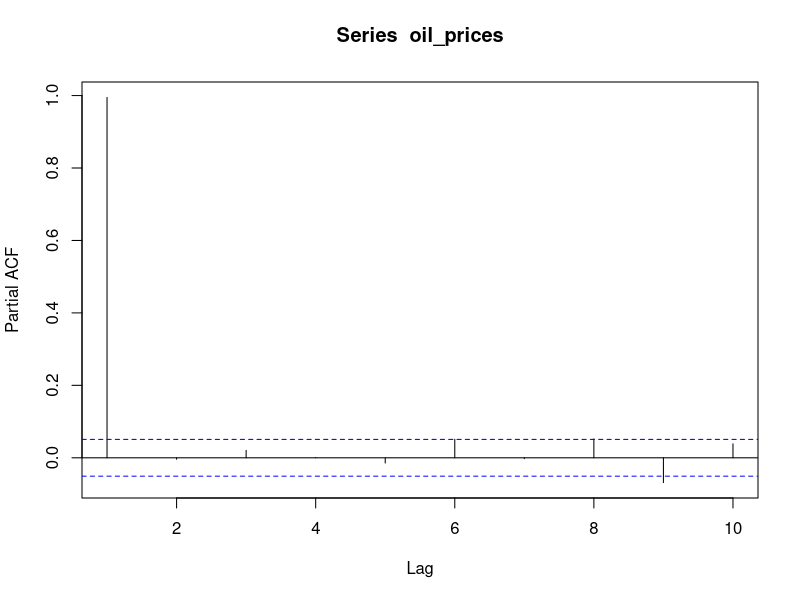
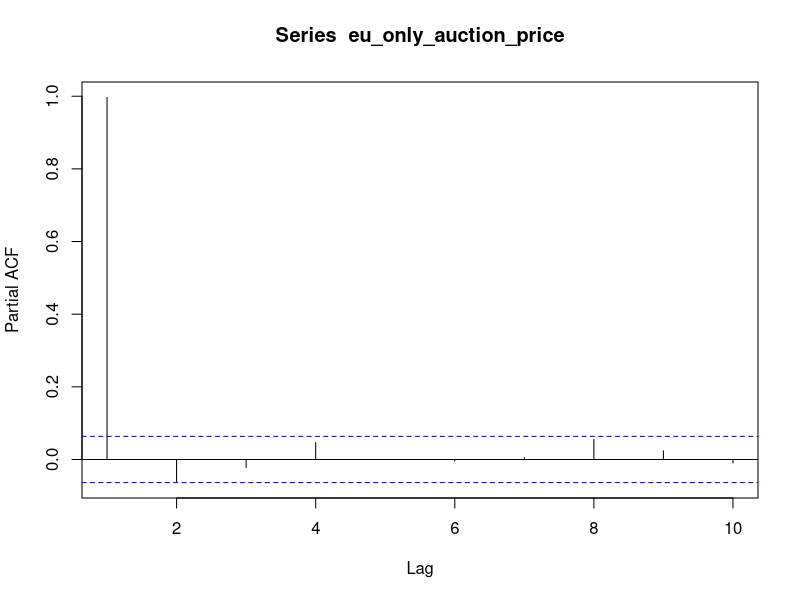

Recreate these plots in R, in order. (Note: this script raises an error after producing the figures.)
## ---- chunk 1
knitr::opts_chunk$set(echo = TRUE)
library(readxl)
library(tseries)
library(ggplot2)
library(tidyverse)
library(reshape2)
library(car)
library(lubridate)

## ---- chunk 2
brent_crude_prices<- read_excel("brent_crude_prices.xlsx")
co2_emissions_data<-read.csv("co2_emission.csv")
ftse<- read.csv("FTSE 100 Historical Data.csv")
eu_ets_data<-read_excel("EU-ETS-data.xlsx")
## ---- chunk 3
eu_ets_data$Date<- as.Date(eu_ets_data$Date)
brent_crude_prices$Date<- as.Date(brent_crude_prices$Date)
ftse$Date<- as.Date(ftse$Date)
## ---- chunk 4
auction_and_oil<- merge(x=eu_ets_data,y=brent_crude_prices, 
                         by="Date", all.x=TRUE) 

auction_and_oil<-auction_and_oil |> filter(is.na(auction_and_oil$`Europe Brent Spot Price FOB (Dollars per Barrel)`)==FALSE)

oil_prices<- auction_and_oil$`Europe Brent Spot Price FOB (Dollars per Barrel)`
pacf(oil_prices, lag=10, pl=TRUE)

ets_stock_and_oil_data<- merge(x=auction_and_oil, y= ftse, by='Date', all.x=TRUE)
## ---- chunk 5
#First let's change auction name to just have EU, DE, PL or EUAA:

ets_stock_and_oil_data<- ets_stock_and_oil_data |> mutate(
                AuctionType = ifelse(str_detect(`Auction Name`, "EUAA")==TRUE,
                                                                        "EUAA",
                                                    str_sub(`Auction Name`,-2,)
), .after=`Auction Name`)
## ---- chunk 6
EU_only_auction<- ets_stock_and_oil_data |> filter(AuctionType=="EU") |> filter(
                                          is.na(`Auction Price €/tCO2`)==FALSE
)
eu_only_auction_price<-EU_only_auction$`Auction Price €/tCO2`

pacf(eu_only_auction_price, lag=10, pl=TRUE)

#Auction Price Lag
Auction_Price_lag<- EU_only_auction$`Auction Price €/tCO2`[2:length(EU_only_auction$`Auction Price €/tCO2`)-1]
Auction_Price_lag<- c(0,Auction_Price_lag)
Auction_Price_lag[length(Auction_Price_lag)]<-0
EU_only_with_lag<- EU_only_auction |> mutate(
                                          Auction_Price_lag= Auction_Price_lag, .after=`Auction Price €/tCO2`
)

#Maximum bid lag
Max_bid_lag<- EU_only_auction$`Maximum Bid €/tCO2`[2:length(EU_only_auction$`Maximum Bid €/tCO2`)-1]
Max_bid_lag<- c(0,Max_bid_lag)
Max_bid_lag[length(Max_bid_lag)]<-0
EU_only_with_lag<- EU_only_auction |> mutate(
                                          Max_bid_lag= Max_bid_lag, .after=`Maximum Bid €/tCO2`
)

#Avg bids per bidder lag
Avg_num_bids_per_bidder_lag<- EU_only_auction$`Average number of bids per bidder`[2:length(EU_only_auction$`Average number of bids per bidder`)-1]
Avg_num_bids_per_bidder_lag<- c(0,Avg_num_bids_per_bidder_lag)
Avg_num_bids_per_bidder_lag[length(Avg_num_bids_per_bidder_lag)]<-0
EU_only_with_lag<- EU_only_auction |> mutate(
                                          Avg_num_bids_per_bidder_lag= Avg_num_bids_per_bidder_lag, .after=`Maximum Bid €/tCO2`
)


EU_only_auction_variables_fit<- glm(`Auction Price €/tCO2`~ Auction_Price_lag+ `Auction Volume tCO2`+ `Maximum Bid €/tCO2`,
                            family=gaussian, data=EU_only_with_lag)

durbinWatsonTest(EU_only_auction_variables_fit)
summary(EU_only_auction_variables_fit)

#DW of 1.27. Not terrible. How do we push this up to acceptable levels?

#What about with oil prices?
EU_only_with_lag<- EU_only_with_lag |> rename(
                        oil_price = `Europe Brent Spot Price FOB (Dollars per Barrel)`
)

EU_only_oil_fit<- glm(`Auction Price €/tCO2`~ lag+ `Auction Volume tCO2`+ `Maximum Bid €/tCO2`+
                                    oil_price,
                            family=gaussian, data=EU_only_with_lag)
summary(EU_only_oil_fit)
durbinWatsonTest(EU_only_oil_fit)

pacf(EU_only_with_lag$oil_price, lag=20, pl=TRUE)

#So the difference in DW witha nd without oil prices isn't huge. Only 0.01 difference in the test statistic. 

## ---- chunk 7
DE_only_auction<-ets_stock_and_oil_data |> filter(AuctionType=="DE") |> filter(
                                          is.na(`Auction Price €/tCO2`)==FALSE
)
DE_only_auction_price<- DE_only_auction$`Auction Price €/tCO2`
pacf(DE_only_auction_price)


lag<- DE_only_auction$`Auction Price €/tCO2`[2:length(DE_only_auction$`Auction Price €/tCO2`)-1]
lag<- c(0,lag)
lag[length(lag)]<-0
DE_only_with_lag<- DE_only_auction |> mutate(
                                          lag= lag, .after=`Auction Price €/tCO2`
)

DE_only_auction_variables_fit<- glm(`Auction Price €/tCO2`~ lag+ `Auction Volume tCO2`+ `Maximum Bid €/tCO2`,
                            family=gaussian, data=DE_only_with_lag)

durbinWatsonTest(DE_only_auction_variables_fit)
summary(DE_only_auction_variables_fit)

#With oil prices:
DE_only_with_lag<- DE_only_with_lag |> rename(
                        oil_price = `Europe Brent Spot Price FOB (Dollars per Barrel)`
)

DE_only_oil_fit<- glm(`Auction Price €/tCO2`~ lag+ `Auction Volume tCO2`+ `Maximum Bid €/tCO2`+
                                    oil_price,
                            family=gaussian, data=DE_only_with_lag)
summary(DE_only_oil_fit)
durbinWatsonTest(DE_only_oil_fit)

pacf(DE_only_with_lag$oil_price, lag=20, pl=TRUE)

## ---- chunk 8
PL_only_auction<-ets_stock_and_oil_data |> filter(AuctionType=="PL") |> filter(
                                          is.na(`Auction Price €/tCO2`)==FALSE
)
PL_only_auction_price<- PL_only_auction$`Auction Price €/tCO2`
pacf(PL_only_auction_price)


lag<- PL_only_auction$`Auction Price €/tCO2`[2:length(PL_only_auction$`Auction Price €/tCO2`)-1]
lag<- c(0,lag)
lag[length(lag)]<-0
PL_only_with_lag<- PL_only_auction |> mutate(
                                          lag= lag, .after=`Auction Price €/tCO2`
)

PL_only_auction_variables_fit<- glm(`Auction Price €/tCO2`~ lag+ `Auction Volume tCO2`+ `Maximum Bid €/tCO2`,
                            family=gaussian, data=PL_only_with_lag)

durbinWatsonTest(PL_only_auction_variables_fit)
summary(PL_only_auction_variables_fit)

#With oil prices:
PL_only_with_lag<- PL_only_with_lag |> rename(
                        oil_price = `Europe Brent Spot Price FOB (Dollars per Barrel)`
)

PL_only_oil_fit<- glm(`Auction Price €/tCO2`~ lag+ `Auction Volume tCO2`+ `Maximum Bid €/tCO2`+
                                    oil_price,
                            family=gaussian, data=PL_only_with_lag)
summary(PL_only_oil_fit)
durbinWatsonTest(PL_only_oil_fit)

pacf(PL_only_with_lag$oil_price, lag=20, pl=TRUE)

#So for Poland, I don't need to worry about autocorrelation at all
## ---- chunk 9
EUAA_only_auction<-ets_stock_and_oil_data |> filter(AuctionType=="EUAA") |> filter(
                                          is.na(`Auction Price €/tCO2`)==FALSE
)
EUAA_only_auction_price<- EUAA_only_auction$`Auction Price €/tCO2`
pacf(EUAA_only_auction_price)


lag<- EUAA_only_auction$`Auction Price €/tCO2`[2:length(EUAA_only_auction$`Auction Price €/tCO2`)-1]
lag<- c(0,lag)
lag[length(lag)]<-0
EUAA_only_with_lag<- EUAA_only_auction |> mutate(
                                          lag= lag, .after=`Auction Price €/tCO2`
)

EUAA_only_auction_variables_fit<- glm(`Auction Price €/tCO2`~ lag+ `Auction Volume tCO2`+ `Maximum Bid €/tCO2`,
                            family=gaussian, data=EUAA_only_with_lag)

durbinWatsonTest(EUAA_only_auction_variables_fit)
summary(EUAA_only_auction_variables_fit)

#With oil prices:
EUAA_only_with_lag<- EUAA_only_with_lag |> rename(
                        oil_price = `Europe Brent Spot Price FOB (Dollars per Barrel)`
)

EUAA_only_oil_fit<- glm(`Auction Price €/tCO2`~ lag+ `Auction Volume tCO2`+ `Maximum Bid €/tCO2`+
                                    oil_price,
                            family=gaussian, data=EUAA_only_with_lag)
summary(EUAA_only_oil_fit)
durbinWatsonTest(EUAA_only_oil_fit)

pacf(EUAA_only_with_lag$oil_price, lag=20, pl=TRUE)

#lag isn;t significant. Should I leave it out?
EUAA_only_oil_fit<- glm(`Auction Price €/tCO2`~ `Auction Volume tCO2`+ `Maximum Bid €/tCO2`+
                                    oil_price,
                            family=gaussian, data=EUAA_only_with_lag)
durbinWatsonTest(EUAA_only_oil_fit)
summary(EUAA_only_oil_fit)
## ---- chunk 10
ets_rbind_lag<- rbind(
                                EU_only_with_lag, 
                                EUAA_only_with_lag, 
                                DE_only_with_lag, 
                                PL_only_with_lag) |> arrange(desc('Date'))

#Merging, beginning with EU lag
EU_lag<- EU_only_with_lag |> select('Date','AuctionType', 'lag')
ets_EU_only_lag<- merge(x=ets_stock_and_oil_data, y= EU_lag, by=c('Date', 'AuctionType'), all.x=TRUE)
ets_EU_only_lag<- ets_EU_only_lag |> select(-c(Price:Change..))

#DE lag:
DE_lag<- DE_only_with_lag |> select('Date', 'AuctionType', 'lag')
ets_EU_DE_with_lag<- merge(x=ets_EU_only_lag, y=DE_lag, by=c('Date', 'AuctionType'), all.x=TRUE)
ets_EU_DE_with_lag$lag.x<- ifelse(is.na(ets_EU_DE_with_lag$lag.x), 
                                  ets_EU_DE_with_lag$lag.y,
                                  ets_EU_DE_with_lag$lag.x)
ets_EU_DE_with_lag<- ets_EU_DE_with_lag |> rename('lag'='lag.x') |> select(-'lag.y')

#PL lag:
PL_lag<- PL_only_with_lag |> select('Date', 'AuctionType', 'lag')
ets_EU_DE_PL_with_lag<- merge(x=ets_EU_DE_with_lag, 
                              y= PL_lag, by = c('Date', 'AuctionType'),
                              all.x=TRUE)

ets_EU_DE_PL_with_lag$lag.x<- ifelse(is.na(ets_EU_DE_PL_with_lag$lag.x), 
                                  ets_EU_DE_PL_with_lag$lag.y,
                                  ets_EU_DE_PL_with_lag$lag.x)

ets_EU_DE_PL_with_lag<- ets_EU_DE_PL_with_lag |> rename('lag'='lag.x') |> select(-'lag.y')

#Adding EUAA lag:

EUAA_lag<- EUAA_only_with_lag |> select('Date', 'AuctionType', 'lag')

ets_representative_lag<- merge(x=ets_EU_DE_PL_with_lag,
                               y=EUAA_lag, by = c('Date', 'AuctionType'),
                               all.x=TRUE)
ets_representative_lag$lag.x<- ifelse(is.na(ets_representative_lag$lag.x), 
                                  ets_representative_lag$lag.y,
                                  ets_representative_lag$lag.x)

ets_representative_lag<- ets_representative_lag |> rename('lag'='lag.x') |> select(-'lag.y')

ets_representative_lag<- ets_representative_lag |> relocate(lag, 
                                  .after=`Auction Price €/tCO2`) |> rename(
             oil_price = `Europe Brent Spot Price FOB (Dollars per Barrel)`
                                  )
## ---- chunk 11
lag_fit<- glm(`Auction Price €/tCO2`~lag+`Auction Volume tCO2`+ `Maximum Bid €/tCO2`+
                                    oil_price,
                            family=gaussian, data=ets_representative_lag)

summary(lag_fit)

durbinWatsonTest(lag_fit)
## ---- chunk 12
ftse<- read.csv("FTSE 100 Historical Data.csv")

ftse$Date<- mdy(ftse$Date)
ftse$Price<- as.numeric(str_replace(ftse$Price,",",""))

ets_with_rep_lag<- merge(x=ets_representative_lag, y=ftse, by = 'Date', all.x=TRUE)

ets_with_rep_lag<- ets_with_rep_lag |> rename(
                                  ftse_price = Price
)

ftse_lag_fit<- glm(`Auction Price €/tCO2`~lag+`Auction Volume tCO2`+ `Maximum Bid €/tCO2`+
                                    oil_price+ftse_price,
                            family=gaussian, data=ets_with_rep_lag)

summary(ftse_lag_fit)

durbinWatsonTest(ftse_lag_fit)

## ---- chunk 13
res<- resid(ftse_lag_fit)
plot(fitted(ftse_lag_fit), res)+abline(0,0)


## ---- chunk 14
#No pooling- EU:
  
no_pool_EU<- ets_with_rep_lag |> filter(AuctionType=="EU")

eu_no_pool_fit<- glm(`Auction Price €/tCO2`~lag+`Auction Volume tCO2`+ `Maximum Bid €/tCO2`+
                                    oil_price+ftse_price,
                            family=gaussian, data=no_pool_EU)

summary(eu_no_pool_fit)

durbinWatsonTest(eu_no_pool_fit)

## ---- chunk 15
res<- resid(eu_no_pool_fit)
plot(fitted(eu_no_pool_fit), res)
## ---- chunk 16
hist(no_pool_EU$oil_price)
hist(no_pool_EU$ftse_price)
hist(no_pool_EU$`Auction Volume tCO2`)
hist(no_pool_EU$`Maximum Bid €/tCO2`)
## ---- chunk 17
eu_no_pool_fit_log<- glm(`Auction Price €/tCO2`~`Maximum Bid €/tCO2`+`Auction Volume tCO2`+ `Average bid size`+
                                    oil_price+log(ftse_price),
                            family=gaussian, data=no_pool_EU)

summary(eu_no_pool_fit_log)

durbinWatsonTest(eu_no_pool_fit_log)
## ---- chunk 18
eu_cor_frame<- ets_with_rep_lag |> select(`Auction Volume tCO2`, `Maximum Bid €/tCO2`,`Average bid size`,`Average volume bid per bidder`,
                                    oil_price, ftse_price) 

eu_cor_frame<- na.omit(eu_cor_frame)
cor_matrix<- cor(eu_cor_frame)

# Get upper triangle of the correlation matrix
get_upper_tri <- function(cormat){
  cormat[lower.tri(cormat)]<- NA
  return(cormat)
}

upper_tri <- get_upper_tri(cor_matrix)
melted_cormat <- melt(upper_tri, na.rm = TRUE)

ggplot(data = melted_cormat, aes(Var2, Var1, fill = value))+
  geom_tile(color = "white")+
  scale_fill_gradient2(low = "blue", high = "red", mid = "white", 
                       midpoint = 0, limit = c(-1,1), space = "Lab", 
                       name="Pearson\nCorrelation") +
  theme_minimal()+ 
  theme(axis.text.x = element_text(angle = 45, vjust = 1, 
                                   size = 12, hjust = 1))+
  coord_fixed()
## ---- chunk 19
ets_with_rep_lag<- na.omit(ets_with_rep_lag)
pacf(ets_with_rep_lag$`Maximum Bid €/tCO2`)
pacf(ets_with_rep_lag$`Average number of bids per bidder`)
pacf(ets_with_rep_lag$`Average volume bid per bidder`)
pacf(ets_with_rep_lag$oil_price)
pacf(ets_with_rep_lag$ftse_price)
pacf(ets_with_rep_lag$`Total Amount of Bids`)
pacf(ets_with_rep_lag$`Auction Volume tCO2`)
pacf(ets_with_rep_lag$`Auction Price €/tCO2`)
## ---- chunk 20
#Creating lag for max price:
